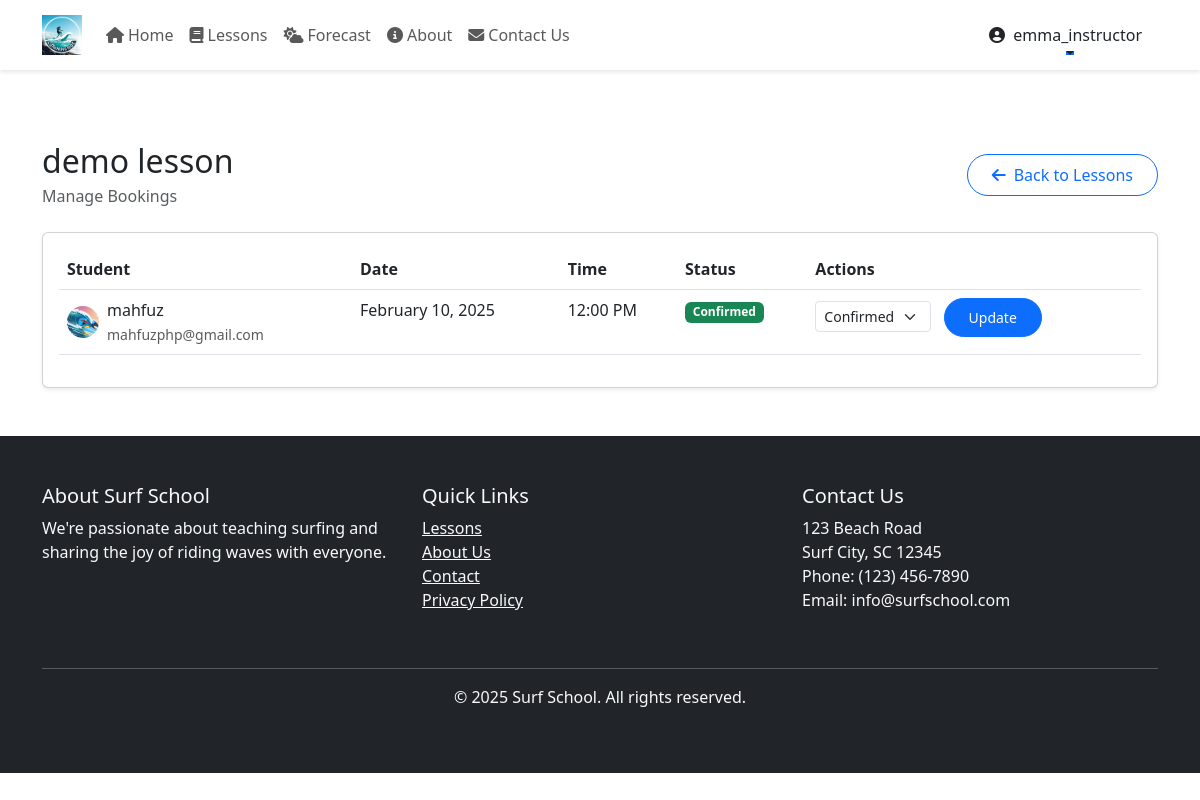
The app's page /instructor/view-bookings.php?lesson_id=6 (signed in) with its own data.
### tables this page shows
CREATE TABLE IF NOT EXISTS `lessons` (
  `id` int NOT NULL AUTO_INCREMENT,
  `title` varchar(255) NOT NULL,
  `description` text NOT NULL,
  `price` decimal(10,2) NOT NULL,
  `instructor_id` int NOT NULL,
  `level` varchar(50) NOT NULL DEFAULT 'Beginner',
  `duration` int NOT NULL DEFAULT '60',
  `max_students` int NOT NULL DEFAULT '5',
  `lesson_image` varchar(255) DEFAULT NULL,
  `is_active` tinyint(1) DEFAULT '1',
  `created_at` timestamp NULL DEFAULT CURRENT_TIMESTAMP,
  PRIMARY KEY (`id`),
  KEY `instructor_id` (`instructor_id`),
  CONSTRAINT `lessons_ibfk_1` FOREIGN KEY (`instructor_id`) REFERENCES `users` (`id`) ON DELETE RESTRICT
);

CREATE TABLE IF NOT EXISTS `bookings` (
  `id` int NOT NULL AUTO_INCREMENT,
  `user_id` int NOT NULL,
  `lesson_id` int NOT NULL,
  `booking_date` date NOT NULL,
  `booking_time` time NOT NULL,
  `created_at` timestamp NULL DEFAULT CURRENT_TIMESTAMP,
  `status` enum('pending','confirmed','cancelled') DEFAULT 'confirmed',
  PRIMARY KEY (`id`),
  KEY `user_id` (`user_id`),
  KEY `lesson_id` (`lesson_id`),
  KEY `booking_date_index` (`booking_date`),
  CONSTRAINT `bookings_ibfk_1` FOREIGN KEY (`user_id`) REFERENCES `users` (`id`) ON DELETE RESTRICT,
  CONSTRAINT `bookings_ibfk_2` FOREIGN KEY (`lesson_id`) REFERENCES `lessons` (`id`) ON DELETE RESTRICT
);

CREATE TABLE IF NOT EXISTS `users` (
  `id` int NOT NULL AUTO_INCREMENT,
  `username` varchar(50) NOT NULL,
  `password` varchar(255) NOT NULL,
  `email` varchar(100) NOT NULL,
  `user_type` enum('admin','instructor','student') NOT NULL,
  `profile_image` varchar(255) DEFAULT NULL,
  `profile_description` text,
  `created_at` timestamp NULL DEFAULT CURRENT_TIMESTAMP,
  PRIMARY KEY (`id`),
  UNIQUE KEY `username` (`username`),
  KEY `email_index` (`email`)
);

### instructor/view-bookings.php (the view, shortened to what this page needs)
<?php
require_once '../config/database.php';
$lesson_id = isset($_GET['lesson_id']) ? (int)$_GET['lesson_id'] : 0;
$stmt = $pdo->prepare("
    SELECT * FROM lessons
    WHERE id = ? AND instructor_id = ?
");
$stmt->execute([$lesson_id, $_SESSION['user_id']]);
$lesson = $stmt->fetch();
$stmt = $pdo->prepare("
    SELECT b.*,
           u.username,
           u.email,
           u.profile_image,
           u.profile_description
    FROM bookings b
    JOIN users u ON b.user_id = u.id
    WHERE b.lesson_id = ?
    ORDER BY b.booking_date ASC, b.booking_time ASC
");
$stmt->execute([$lesson_id]);
$bookings = $stmt->fetchAll();
include '../includes/header.php';
include '../includes/navbar.php';
?>
<div class="container mt-5 pt-4">
    <div class="row">
        <div class="col-12">
            <div class="d-flex justify-content-between align-items-center mb-4">
                <div>
                    <h2 class="mb-1"><?php echo htmlspecialchars($lesson['title']); ?></h2>
                    <p class="text-muted mb-0">Manage Bookings</p>
                </div>
                <a href="/instructor/my-lessons.php" class="btn btn-outline-primary">
                    <i class="fas fa-arrow-left me-2"></i>Back to Lessons
                </a>
            </div>
            <?php if (empty($bookings)): ?>
                <div class="card">
                    <div class="card-body text-center py-5">
                        <i class="fas fa-calendar-times fa-3x text-muted mb-3"></i>
                        <h5>No Bookings Found</h5>
                        <p class="text-muted">There are currently no bookings for this lesson.</p>
                    </div>
                </div>
            <?php else: ?>
                <div class="card shadow-sm">
                    <div class="card-body">
                        <div class="table-responsive">
                            <table class="table table-hover">
                                <thead>
                                    <tr>
                                        <th>Student</th>
                                        <th>Date</th>
                                        <th>Time</th>
                                        <th>Status</th>
                                        <th>Actions</th>
                                    </tr>
                                </thead>
                                <tbody>
                                    <?php foreach ($bookings as $booking): ?>
                                        <tr>
                                            <td>
                                                <div class="d-flex align-items-center">
                                                    <?php if ($booking['profile_image']): ?>
                                                        <img src="/uploads/profile_images/<?php echo htmlspecialchars($booking['profile_image']); ?>"
                                                            class="rounded-circle me-2"
                                                            style="width: 32px; height: 32px; object-fit: cover;">
                                                    <?php endif; ?>
                                                    <div>
                                                        <div><?php echo htmlspecialchars($booking['username']); ?></div>
                                                        <small class="text-muted"><?php echo htmlspecialchars($booking['email']); ?></small>
                                                    </div>
                                                </div>
                                            </td>
                                            <td><?php echo date('F j, Y', strtotime($booking['booking_date'])); ?></td>
                                            <td><?php echo date('g:i A', strtotime($booking['booking_time'])); ?></td>
                                            <td>
                                                <span class="badge bg-<?php
                                                    echo $booking['status'] === 'confirmed' ? 'success' :
                                                        ($booking['status'] === 'pending' ? 'warning' : 'danger');
                                                ?>">
                                                    <?php echo ucfirst($booking['status']); ?>
                                                </span>
                                            </td>
                                            <td>
                                                <form action="" method="POST" class="d-inline">
                                                    <select name="status" class="form-select form-select-sm d-inline-block w-auto me-2">
                                                        <option value="confirmed" <?php echo $booking['status'] === 'confirmed' ? 'selected' : ''; ?>>Confirmed</option>
                                                    </select>
                                                    <button type="submit" name="update_status" class="btn btn-primary btn-sm">
                                                        Update
                                                    </button>
                                                </form>
                                            </td>
                                        </tr>
                                    <?php endforeach; ?>
                                </tbody>
                            </table>
                        </div>
                    </div>
                </div>
            <?php endif; ?>
        </div>
    </div>
</div>
<?php include '../includes/footer.php'; ?>

### includes/header.php (style rules this page uses)
:root { --navbar-height: 70px; }
body { padding-top: var(--navbar-height); }

### includes/navbar.php (style rules this page uses)
.btn { border-radius: 50px; padding: 0.5rem 1.5rem; transition: all 0.3s ease; }

### records on screen
lessons: title "demo lesson"
bookings: user.profile_image (picture), user.username "mahfuz", user.email "mahfuzphp@gmail.com", booking_date "February 10, 2025", booking_time "12:00 PM", status "Confirmed"

### other values on screen
$_SESSION['username'] "emma_instructor"
